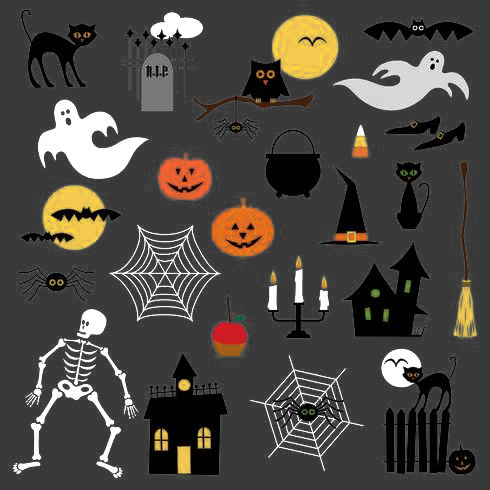
#> input picture Images/Gris.png, 490 x 490 px
$ python -i Controller.py   (imports and definitions only)
#> lines starting #> are read from the running program, lines starting #| are printed output that depends on the picture
from PIL import Image

import App.Model.Model as model
import App.View.View as view


# Efface le fond de couleur unique
# [50 lines left out: functions DeleteBackground, ReverseColor, not called in this run]


# Efface le bord d'une image
def SelectOutline(img: Image):
    width, height = img.size
    data = []

    for i in range(width):
        for j in range(height):

            r, g, b, a = img.getpixel((i, j))

            if isNextToVoid(i, j, img) and a != 0:
                position = [i, j]
                data.append(position)

    for i, j in data:
        img.putpixel((i, j), (0, 0, 0, 0))

    return img


# Verifie si un pixel en [i, j] est isolé
# [16 lines left out: function isNextToVoid, not called in this run]

>>> import cv2
>>> picture = cv2.imread('../../Images/Gris.png', cv2.IMREAD_GRAYSCALE)
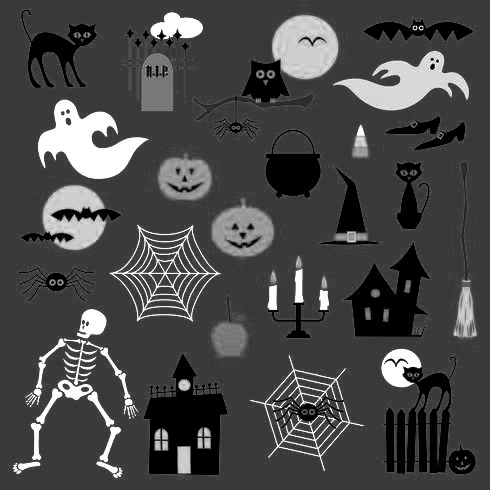
#> picture: shape (490, 490); min 0, max 255, mean 71.6
#> (the run stopped early here; a loop or call above may not have finished)
